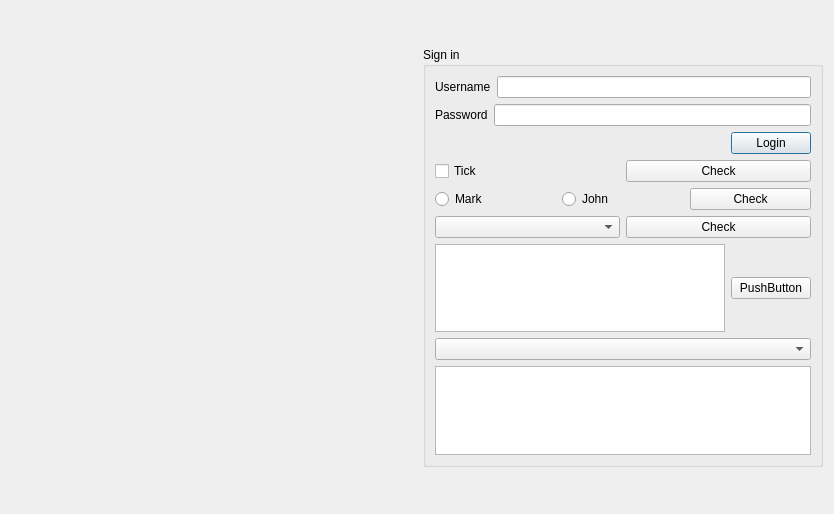
<?xml version="1.0" encoding="UTF-8"?>
<ui version="4.0">
 <class>Dialog</class>
 <widget class="QDialog" name="Dialog">
  <property name="geometry">
   <rect>
    <x>0</x>
    <y>0</y>
    <width>834</width>
    <height>514</height>
   </rect>
  </property>
  <property name="minimumSize">
   <size>
    <width>800</width>
    <height>0</height>
   </size>
  </property>
  <property name="windowTitle">
   <string>Dialog</string>
  </property>
  <layout class="QHBoxLayout" name="horizontalLayout_4">
   <item>
    <widget class="QLabel" name="label_pic">
     <property name="styleSheet">
      <string notr="true"/>
     </property>
     <property name="frameShape">
      <enum>QFrame::NoFrame</enum>
     </property>
     <property name="pixmap">
      <pixmap>pic/cpp_logo.png</pixmap>
     </property>
     <property name="scaledContents">
      <bool>false</bool>
     </property>
    </widget>
   </item>
   <item>
    <widget class="QGroupBox" name="groupBox">
     <property name="maximumSize">
      <size>
       <width>400</width>
       <height>420</height>
      </size>
     </property>
     <property name="title">
      <string>Sign in</string>
     </property>
     <layout class="QVBoxLayout" name="verticalLayout">
      <item>
       <layout class="QHBoxLayout" name="horizontalLayout">
        <item>
         <widget class="QLabel" name="label">
          <property name="text">
           <string>Username</string>
          </property>
         </widget>
        </item>
        <item>
         <widget class="QLineEdit" name="lineEdit_username"/>
        </item>
       </layout>
      </item>
      <item>
       <layout class="QHBoxLayout" name="horizontalLayout_2">
        <item>
         <widget class="QLabel" name="label_2">
          <property name="text">
           <string>Password</string>
          </property>
         </widget>
        </item>
        <item>
         <widget class="QLineEdit" name="lineEdit_password">
          <property name="echoMode">
           <enum>QLineEdit::Password</enum>
          </property>
         </widget>
        </item>
       </layout>
      </item>
      <item>
       <layout class="QHBoxLayout" name="horizontalLayout_3">
        <item>
         <widget class="QLabel" name="credential_info">
          <property name="sizePolicy">
           <sizepolicy hsizetype="Preferred" vsizetype="Preferred">
            <horstretch>50</horstretch>
            <verstretch>0</verstretch>
           </sizepolicy>
          </property>
          <property name="text">
           <string/>
          </property>
         </widget>
        </item>
        <item>
         <widget class="QPushButton" name="pushButton_login">
          <property name="text">
           <string>Login</string>
          </property>
         </widget>
        </item>
       </layout>
      </item>
      <item>
       <layout class="QHBoxLayout" name="horizontalLayout_6">
        <item>
         <widget class="QCheckBox" name="checkBox">
          <property name="text">
           <string>Tick</string>
          </property>
         </widget>
        </item>
        <item>
         <widget class="QPushButton" name="pushButton">
          <property name="text">
           <string>Check</string>
          </property>
         </widget>
        </item>
       </layout>
      </item>
      <item>
       <layout class="QHBoxLayout" name="horizontalLayout_7">
        <item>
         <widget class="QRadioButton" name="radioButton">
          <property name="text">
           <string>Mark</string>
          </property>
         </widget>
        </item>
        <item>
         <widget class="QRadioButton" name="radioButton_2">
          <property name="text">
           <string>John</string>
          </property>
         </widget>
        </item>
        <item>
         <widget class="QPushButton" name="pushButton_2">
          <property name="text">
           <string>Check</string>
          </property>
         </widget>
        </item>
       </layout>
      </item>
      <item>
       <layout class="QHBoxLayout" name="horizontalLayout_5">
        <item>
         <widget class="QComboBox" name="comboBox"/>
        </item>
        <item>
         <widget class="QPushButton" name="pushButton_3">
          <property name="text">
           <string>Check</string>
          </property>
         </widget>
        </item>
       </layout>
      </item>
      <item>
       <layout class="QHBoxLayout" name="horizontalLayout_8">
        <item>
         <widget class="QListWidget" name="listWidget"/>
        </item>
        <item>
         <widget class="QPushButton" name="pushButton_4">
          <property name="text">
           <string>PushButton</string>
          </property>
         </widget>
        </item>
       </layout>
      </item>
      <item>
       <widget class="QComboBox" name="comboBox_2"/>
      </item>
      <item>
       <widget class="QListWidget" name="listWidget_2"/>
      </item>
     </layout>
    </widget>
   </item>
  </layout>
 </widget>
 <resources/>
 <connections/>
</ui>
